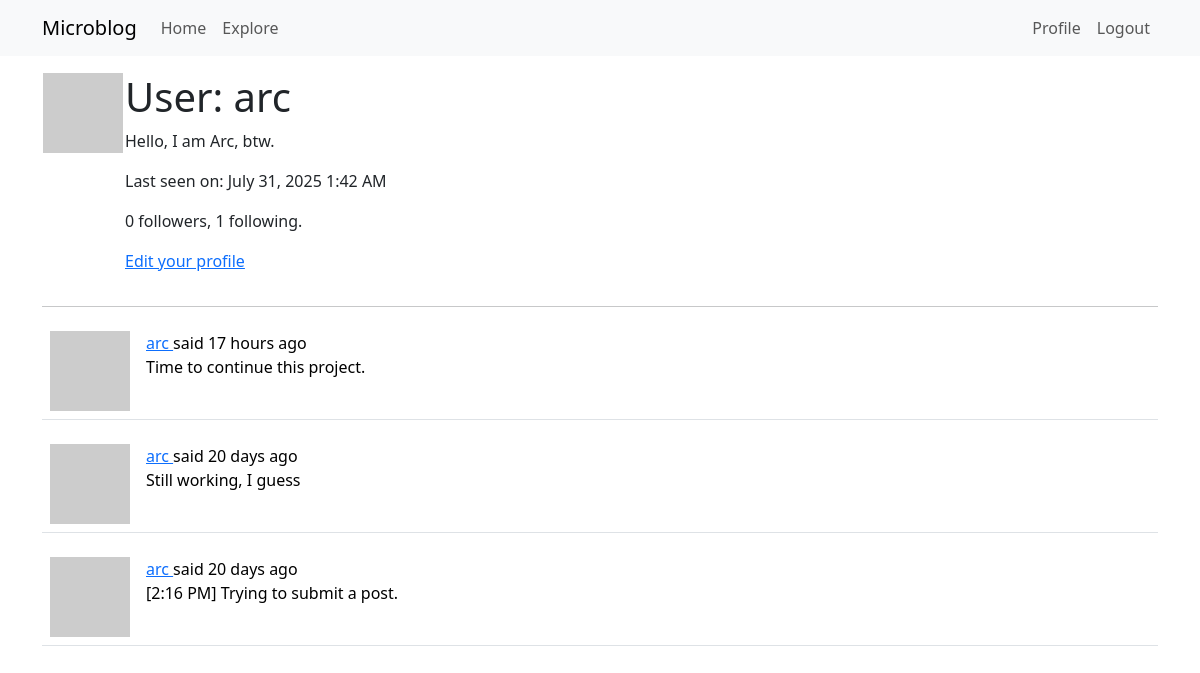
/user/arc (signed in), run on an earlier commit of the app's database.
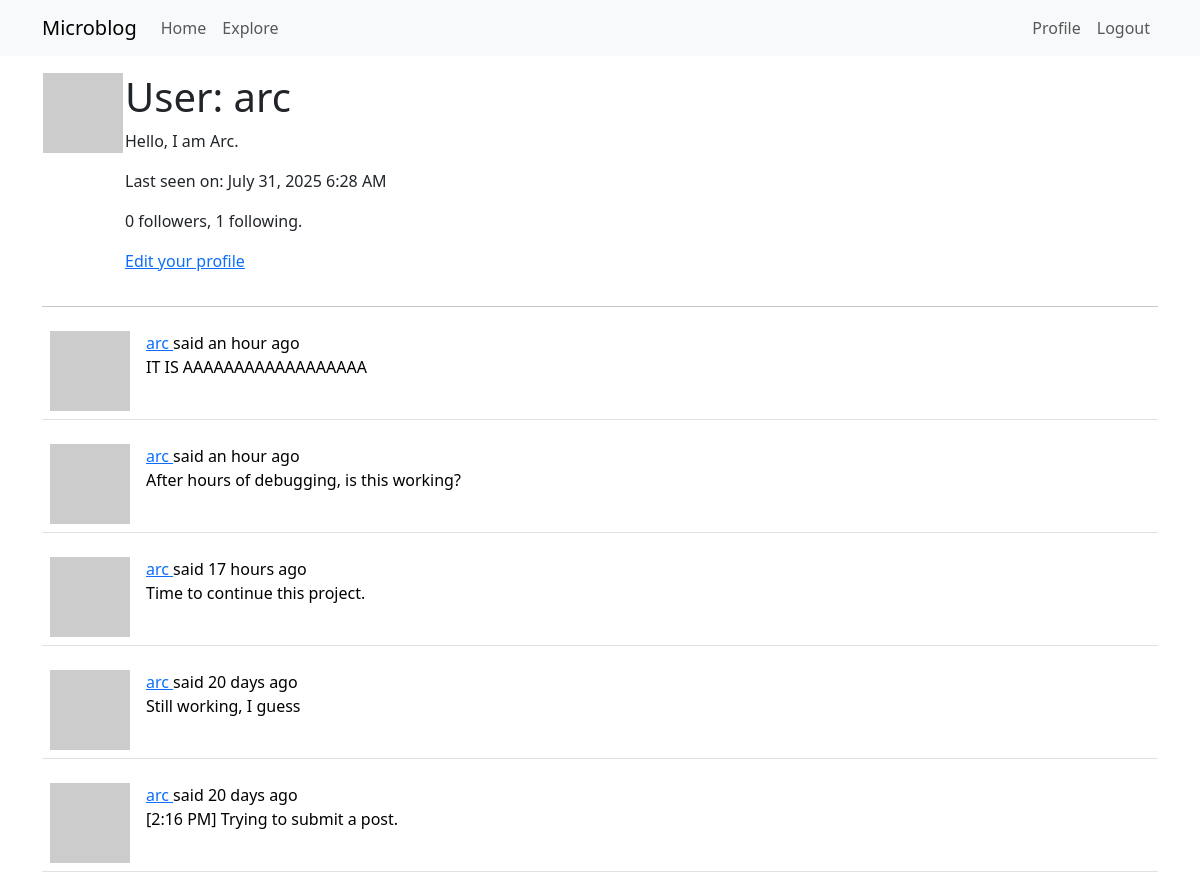
And on a later commit of the database.
### app/models.py (models this page shows, shortened)
class User(UserMixin, db.Model):
    id: so.Mapped[int] = so.mapped_column(primary_key = True)
    username: so.Mapped[str] = so.mapped_column(sa.String(64), index=True, unique=True)
    email: so.Mapped[str] = so.mapped_column(sa.String(120), index=True, unique=True)
    password_hash: so.Mapped[Optional[str]] = so.mapped_column(sa.String(256))
    posts: so.WriteOnlyMapped['Post'] = so.relationship(back_populates='author')
    about_me: so.Mapped[Optional[str]] = so.mapped_column(sa.String(140))
    last_seen: so.Mapped[Optional[datetime]] = so.mapped_column(
        default=lambda: datetime.now(timezone.utc))
    def avatar(self, size):
        digest = md5(self.email.lower().encode('utf-8')).hexdigest()
        return f'https://www.gravatar.com/avatar/{digest}?d=identicon&s={size}'
    """
    Both relationships are defined with the so.WriteOnlyMapped type
    > secondary configures the association table that is used for this relationship, which I defined right above this class.
    > primaryjoin indicates the condition that links the entity to the association table. In the following relationship, the user has to match the follower_id attribute of the association table, so the condition reflects that.
    >  The followers.c.follower_id expression references the follower_id column of the association table. In the followers relationship, the roles are reversed, so the user must match the followed_id column.
    > secondaryjoin indicates the condition that links the association table to the user on the other side of the relationship. In the following relationship, the user has to match the followed_id column, and in the followers relationship, the user has to match the follower_id column.
    """
    following: so.WriteOnlyMapped['User'] = so.relationship(
        secondary=followers, primaryjoin=(followers.c.follower_id == id),
        secondaryjoin=(followers.c.followed_id == id),
        back_populates='followers')
    followers: so.WriteOnlyMapped['User'] = so.relationship(
        secondary=followers, primaryjoin=(followers.c.followed_id == id),
        secondaryjoin=(followers.c.follower_id == id),
        back_populates='following')
    """
    The is_following() method performs a query on the following relationship to see if a given user is already included in it. All write-only relationships have a select() method that constructs a query that returns all the elements in the relationship.

    The followers_count() and following_count() methods return the follower and following counts for the user. The sa.select() clause for these queries specify the sa.func.count() function from SQLAlchemy, to indicate that I want to get the result of a function.

    The select_from() clause is then added with the query that needs to be counted. Whenever a query is included as part of a larger query, SQLAlchemy requires the inner query to be converted to a sub-query by calling the subquery() method.
    """
    def is_following(self, user):
        query = self.following.select().where(followers.c.followed_id == user.id)
        return db.session.scalar(query) is not None
    def followers_count(self):
        query = sa.select(sa.func.count()).select_from(
            self.followers.select().subquery()
        )
        return db.session.scalar(query)
    def following_count(self):
        query = sa.select(sa.func.count()).select_from(
            self.following.select().subquery()
        )
        return db.session.scalar(query)
    """
    The select() portion of the query defines the entity that needs to be obtained, which in this case is posts. What I'm doing next is joining the entries in the posts table with the Post.author relationship.

    A join is a database operation that combines rows from two tables, according to a given criteria temporarily. When the join() clause is given a relationship as an argument, SQLAlchemy combines the rows from the left and right sides of the relationship.

    Effectively, what the join above does is create an extended table that provides access to posts, along with information about the author of each post.

    To be able to clearly tell SQLAlchemy how to join all these tables, I need to have a way to refer to users independently as authors and as followers. The so.aliased() calls are used to create two references to the User model that I can use in the query.
    """
    """
    The get_reset_password_token() function returns a JWT token as a string, which is generated directly by the jwt.encode() function.
    The verify_reset_password_token() is a static method, which means that it can be invoked directly from the class.
    """
    def get_reset_password_token(self, expires_in=600):
        return jwt.encode(
            {'reset_password': self.id, 'exp': time() + expires_in},
            app.config['SECRET_KEY'], algorithm='HS256')
    @staticmethod
    def verify_reset_password_token(token):
        try:
            id = jwt.decode(token, app.config['SECRET_KEY'], algorithms=['HS256'])['reset_password']
        except:
            return
        return db.session.get(User, id)

class Post(db.Model):
    id: so.Mapped[int] = so.mapped_column(primary_key=True)
    body: so.Mapped[str] = so.mapped_column(sa.String(140))
    timestamp: so.Mapped[datetime] = so.mapped_column(index=True, default=lambda: datetime.now(timezone.utc))
    user_id: so.Mapped[int] = so.mapped_column(sa.ForeignKey(User.id), index=True)
    author: so.Mapped[User] = so.relationship(back_populates='posts')
    language: so.Mapped[Optional[str]] = so.mapped_column(sa.String(5))

### app/main/routes.py (the view)
@bp.route('/user/<username>')
@login_required
def user(username):
    user = db.first_or_404(sa.select(User).where(User.username == username))
    page = request.args.get('page', 1, type=int)
    query = user.posts.select().order_by(Post.timestamp.desc())
    posts = db.paginate(query, page=page,
                        per_page=current_app.config['POSTS_PER_PAGE'],
                        error_out=False)
    next_url = url_for('main.user', username=user.username,
                       page=posts.next_num) if posts.has_next else None
    prev_url = url_for('main.user', username=user.username,
                       page=posts.prev_num) if posts.has_prev else None
    form = EmptyForm()
    return render_template('user.html', user=user, posts=posts.items,
                           next_url=next_url, prev_url=prev_url, form=form)

### app/main/routes.py (called while the page is built)
@bp.before_app_request
def before_request():
    if current_user.is_authenticated:
        current_user.last_seen = datetime.now(timezone.utc)
        db.session.commit()
    g.locale = str(get_locale())

### app/models.py (called while the page is built)
@login.user_loader
def load_user(id):
    return db.session.get(User, int(id))

### app/templates/user.html (shortened to what this page needs)
{% extends 'base.html' %}
{% block content %}
    <table>
        <tr valign='top'>
            <td><img src="{{ user.avatar(128) }}"></td>
            <td>
                <h1>User: {{ user.username }}</h1>
                {% if user.about_me%}<p> {{ user.about_me }}</p> {% endif %}
                {% if user.last_seen %}
                    <p>Last seen on: {{ moment(user.last_seen).format('LLL') }}</p>
                {% endif %}
                <p> {{ user.followers_count() }} followers, {{ user.following_count() }} following.</p>
                {% if user == current_user %}
                    <p><a href="{{url_for('main.edit_profile') }}">Edit your profile</a></p>
                {% endif %}
            </td>
        </tr>
    </table>
    <hr>
    {% for post in posts %}
        {% include '_post.html' %}
    {% endfor %}
{% endblock %}

### app/templates/_post.html (shortened to what this page needs)
    <table class="table table-hover">
        <tr>
            <td width="70px">
                <a href="{{ url_for('main.user', username=post.author.username) }}">
                    <img src="{{ post.author.avatar(70) }}" />
                </a>
            </td>
            <td>
                {{ _('%(username)s said %(when)s',
                    username=user_link, when=moment(post.timestamp).fromNow()) }}
                <br>
                <span id="post{{ post.id }}">{{ post.body }}</span>
            </td>
        </tr>
    </table>

What changed in the data, as far as the page shows it:
changed User "arc": about_me "Hello, I am Arc, btw." → "Hello, I am Arc."; last_seen "July 31, 2025 1:42 AM" → "July 31, 2025 6:28 AM"
added Post: body "IT IS AAAAAAAAAAAAAAAAAA"
added Post: body "After hours of debugging, is this working?"
